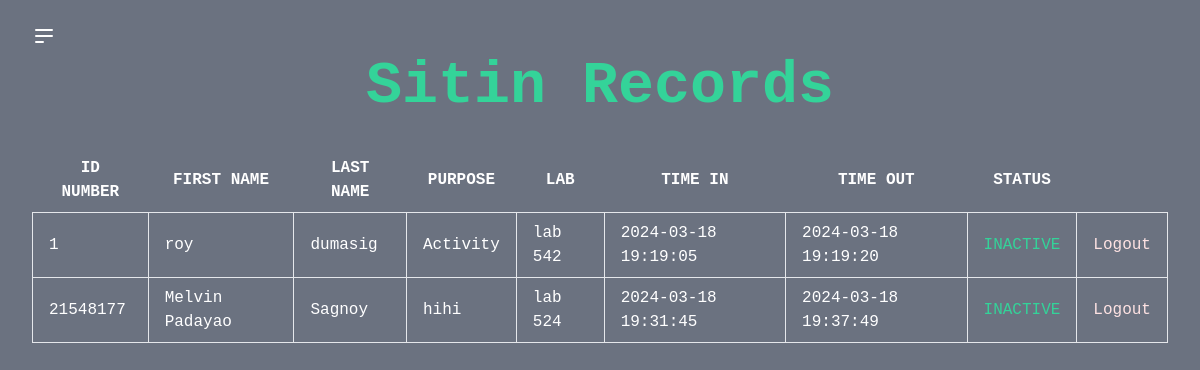
Before: /view_records.php with the older database file.
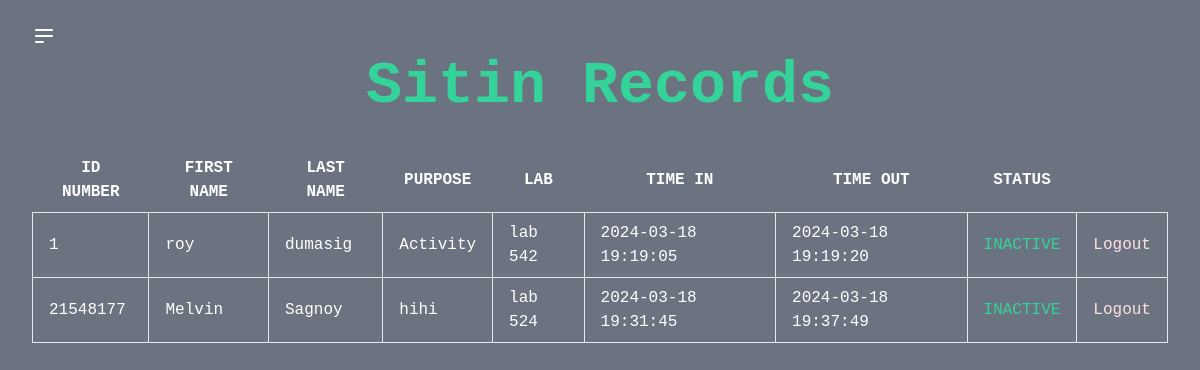
After: the same page with the newer database file.
### tables this page shows
CREATE TABLE sitin_student (
    id INTEGER PRIMARY KEY AUTOINCREMENT,
    id_number TEXT,
    firstname TEXT,
    lastname TEXT,
    purpose TEXT,
    lab TEXT,
    remaining_sessions INTEGER,
    time_in TEXT,
    time_out TEXT,
    status TEXT
);

CREATE TABLE student (
    id INTEGER PRIMARY KEY,
    id_number VARCHAR(50) NOT NULL,
    firstname VARCHAR(50) NOT NULL,
    lastname VARCHAR(50) NOT NULL,
    email VARCHAR(100) NOT NULL,
    password VARCHAR(255) NOT NULL
);

### view_records.php (the view, shortened to what this page needs)
<?php
$db = new SQLite3('sitin.db');
$query = $db->prepare("
    SELECT s.id_number, st.firstname, st.lastname, s.purpose, s.lab, s.time_in, s.time_out, s.status
    FROM sitin_student s
    JOIN student st ON s.id_number = st.id_number
");
$result = $query->execute();
?>
<!DOCTYPE html>
<html lang="en">
<head>
    <link href="https://cdn.jsdelivr.net/npm/tailwindcss@2.2.16/dist/tailwind.min.css" rel="stylesheet">
</head>
<body class="flex min-h-screen bg-gray-500 font-mono">
    <div class="flex-1 px-8 py-6">
        <button id="menu-toggle" class="focus:outline-none">
            <svg class="h-6 w-6 text-white hover:text-gray-900" viewBox="0 0 24 24" fill="none"
                xmlns="http://www.w3.org/2000/svg">
                <path
                    d="M4 6H20M4 12H20M4 18H11Z"
                    stroke="currentColor" stroke-width="2" stroke-linecap="round"
                    stroke-linejoin="round"></path>
            </svg>
        </button>
        <center>
            <h2 class="text-6xl font-semibold mb-6 text-green-400">Sitin Records</h2>
        </center>
        <div class="mt-8">
            <?php if ($result->numColumns() > 0): ?>
            <center>
                <table class="table-auto">
                    <thead>
                        <tr class="text-white">
                            <th class="px-4 py-2">ID NUMBER</th>
                            <th class="px-4 py-2">FIRST NAME</th>
                            <th class="px-4 py-2">LAST NAME</th>
                            <th class="px-4 py-2">PURPOSE</th>
                            <th class="px-4 py-2">LAB</th>
                            <th class="px-4 py-2">TIME IN</th>
                            <th class="px-4 py-2">TIME OUT</th>
                            <th class="px-4 py-2 ">STATUS</th>
                        </tr>
                    </thead>
                    <tbody>
                        <?php while ($row = $result->fetchArray(SQLITE3_ASSOC)): ?>
                        <tr class="text-white">
                            <td class="border px-4 py-2"><?php echo $row['id_number']; ?></td>
                            <td class="border px-4 py-2"><?php echo $row['firstname']; ?></td>
                            <td class="border px-4 py-2"><?php echo $row['lastname']; ?></td>
                            <td class="border px-4 py-2"><?php echo $row['purpose']; ?></td>
                            <td class="border px-4 py-2"><?php echo $row['lab']; ?></td>
                            <td class="border px-4 py-2"><?php echo $row['time_in']; ?></td>
                            <td class="border px-4 py-2"><?php echo $row['time_out']; ?></td>
                            <td class="border px-4 py-2 text-green-400"><?php echo $row['status']; ?></td>
                            <td class="border px-4 py-2">
                                <form method="POST" action="">
                                    <button type="submit" name="logout" class="text-red-100 hover:text-red-400">Logout</button>
                                </form>
                            </td>
                        </tr>
                        <?php endwhile; ?>
                    </tbody>
                </table>
            </center>
            <?php else: ?>
            <p class="text-red-500">No sitin records found.</p>
            <?php endif; ?>
        </div>
    </div>
</body>
</html>

Changed rows visible on the page:
changed through a linked row, sitin_student "hihi": student.firstname "Melvin Padayao" → "Melvin"
